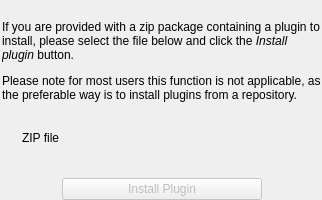
         <widget class="QWidget" name="pageInstallFromZip">
          <layout class="QVBoxLayout" name="verticalLayout_14">
           <property name="leftMargin">
            <number>2</number>
           </property>
           <property name="topMargin">
            <number>0</number>
           </property>
           <property name="rightMargin">
            <number>0</number>
           </property>
           <property name="bottomMargin">
            <number>0</number>
           </property>
           <item>
            <spacer name="verticalSpacer_2">
             <property name="orientation">
              <enum>Qt::Vertical</enum>
             </property>
             <property name="sizeType">
              <enum>QSizePolicy::Fixed</enum>
             </property>
             <property name="sizeHint" stdset="0">
              <size>
               <width>20</width>
               <height>20</height>
              </size>
             </property>
            </spacer>
           </item>
           <item>
            <widget class="QLabel" name="labelInstallFromZip">
             <property name="sizePolicy">
              <sizepolicy hsizetype="Preferred" vsizetype="Preferred">
               <horstretch>0</horstretch>
               <verstretch>0</verstretch>
              </sizepolicy>
             </property>
             <property name="text">
              <string>&lt;html&gt;&lt;head/&gt;&lt;body&gt;&lt;p&gt;If you are provided with a zip package containing a plugin to install, please select the file below and click the &lt;span style=&quot; font-style:italic;&quot;&gt;Install plugin&lt;/span&gt; button.&lt;/p&gt;&lt;p&gt;Please note for most users this function is not applicable, as the preferable way is to install plugins from a repository.&lt;/p&gt;&lt;/body&gt;&lt;/html&gt;</string>
             </property>
             <property name="textFormat">
              <enum>Qt::AutoText</enum>
             </property>
             <property name="alignment">
              <set>Qt::AlignLeading|Qt::AlignLeft|Qt::AlignTop</set>
             </property>
             <property name="wordWrap">
              <bool>true</bool>
             </property>
             <property name="margin">
              <number>20</number>
             </property>
            </widget>
           </item>
           <item>
            <spacer name="verticalSpacer_3">
             <property name="orientation">
              <enum>Qt::Vertical</enum>
             </property>
             <property name="sizeType">
              <enum>QSizePolicy::Fixed</enum>
             </property>
             <property name="sizeHint" stdset="0">
              <size>
               <width>20</width>
               <height>20</height>
              </size>
             </property>
            </spacer>
           </item>
           <item>
            <layout class="QHBoxLayout" name="horizontalLayout_2">
             <item>
              <spacer name="horizontalSpacer">
               <property name="orientation">
                <enum>Qt::Horizontal</enum>
               </property>
               <property name="sizeType">
                <enum>QSizePolicy::Fixed</enum>
               </property>
               <property name="sizeHint" stdset="0">
                <size>
                 <width>20</width>
                 <height>20</height>
                </size>
               </property>
              </spacer>
             </item>
             <item>
              <widget class="QLabel" name="label">
               <property name="text">
                <string>ZIP file</string>
               </property>
              </widget>
             </item>
             <item>
              <widget class="QgsFileWidget" name="mZipFileWidget" native="true">
               <property name="sizePolicy">
                <sizepolicy hsizetype="Expanding" vsizetype="Preferred">
                 <horstretch>0</horstretch>
                 <verstretch>0</verstretch>
                </sizepolicy>
               </property>
              </widget>
             </item>
             <item>
              <spacer name="horizontalSpacer_2">
               <property name="orientation">
                <enum>Qt::Horizontal</enum>
               </property>
               <property name="sizeType">
                <enum>QSizePolicy::Fixed</enum>
               </property>
               <property name="sizeHint" stdset="0">
                <size>
                 <width>20</width>
                 <height>20</height>
                </size>
               </property>
              </spacer>
             </item>
            </layout>
           </item>
           <item>
            <spacer name="verticalSpacer_5">
             <property name="orientation">
              <enum>Qt::Vertical</enum>
             </property>
             <property name="sizeType">
              <enum>QSizePolicy::Fixed</enum>
             </property>
             <property name="sizeHint" stdset="0">
              <size>
               <width>20</width>
               <height>24</height>
              </size>
             </property>
            </spacer>
           </item>
           <item>
            <layout class="QHBoxLayout" name="horizontalLayout_3">
             <item>
              <spacer name="horizontalSpacer_4">
               <property name="orientation">
                <enum>Qt::Horizontal</enum>
               </property>
               <property name="sizeType">
                <enum>QSizePolicy::Expanding</enum>
               </property>
               <property name="sizeHint" stdset="0">
                <size>
                 <width>60</width>
                 <height>20</height>
                </size>
               </property>
              </spacer>
             </item>
             <item>
              <widget class="QPushButton" name="buttonInstallFromZip">
               <property name="enabled">
                <bool>false</bool>
               </property>
               <property name="sizePolicy">
                <sizepolicy hsizetype="Fixed" vsizetype="Fixed">
                 <horstretch>0</horstretch>
                 <verstretch>0</verstretch>
                </sizepolicy>
               </property>
               <property name="minimumSize">
                <size>
                 <width>200</width>
                 <height>0</height>
                </size>
               </property>
               <property name="text">
                <string>Install Plugin</string>
               </property>
              </widget>
             </item>
             <item>
              <spacer name="horizontalSpacer_5">
               <property name="orientation">
                <enum>Qt::Horizontal</enum>
               </property>
               <property name="sizeType">
                <enum>QSizePolicy::Expanding</enum>
               </property>
               <property name="sizeHint" stdset="0">
                <size>
                 <width>60</width>
                 <height>20</height>
                </size>
               </property>
              </spacer>
             </item>
            </layout>
           </item>
           <item>
            <spacer name="verticalSpacer_4">
             <property name="orientation">
              <enum>Qt::Vertical</enum>
             </property>
             <property name="sizeHint" stdset="0">
              <size>
               <width>20</width>
               <height>0</height>
              </size>
             </property>
            </spacer>
           </item>
          </layout>
         </widget>
